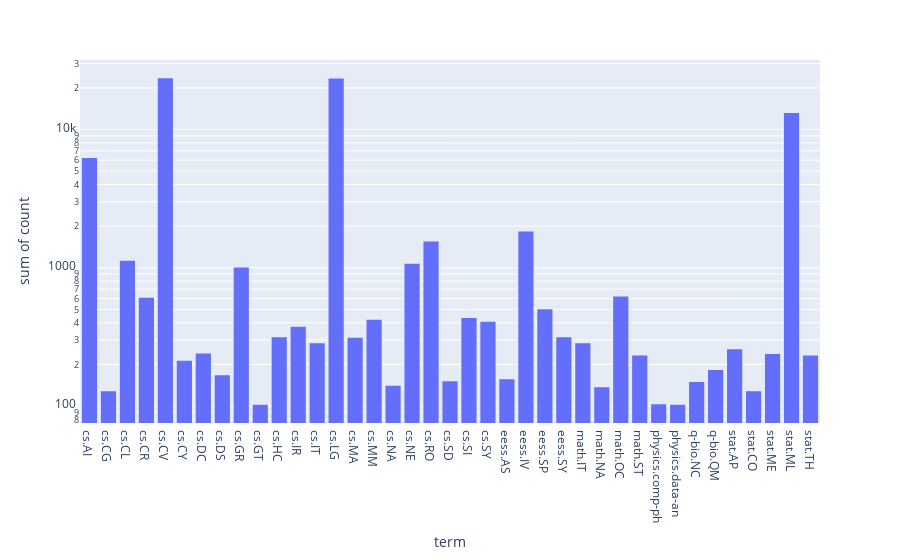

Notebook source saved alongside this figure:
### Code cell
fig = px.histogram(term_counts[term_counts['count'] > 100], x="term", y="count", log_y=True)
fig.show()

# Only 38 terms with more than a 100 occurrences

### Figure 1 — Plotly figure (JSON) as saved in the notebook; plotly's stock layout.template omitted (floating-point values rounded to 4 significant figures)
{"data": [{"alignmentgroup": "True", "bingroup": "x", "histfunc": "sum", "hovertemplate": "term=%{x}<br>sum of count=%{y}<extra></extra>", "legendgroup": "", "marker": {"color": "#636efa", "pattern": {"shape": ""}}, "name": "", "offsetgroup": "", "orientation": "v", "showlegend": false, "type": "histogram", "x": ["cs.AI", "cs.CG", "cs.CL", "cs.CR", "cs.CV", "cs.CY", "cs.DC", "cs.DS", "cs.GR", "cs.GT", "cs.HC", "cs.IR", "cs.IT", "cs.LG", "cs.MA", "cs.MM", "cs.NA", "cs.NE", "cs.RO", "cs.SD", "cs.SI", "cs.SY", "eess.AS", "eess.IV", "eess.SP", "eess.SY", "math.IT", "math.NA", "math.OC", "math.ST", "physics.comp-ph", "physics.data-an", "q-bio.NC", "q-bio.QM", "stat.AP", "stat.CO", "stat.ME", "stat.ML", "stat.TH"], "xaxis": "x", "y": [6219, 128, 1123, 607, 23532, 213, 240, 167, 1005, 102, 315, 374, 285, 23397, 312, 420, 140, 1069, 1551, 151, 434, 407, 156, 1828, 502, 315, 285, 137, 619, 232, 103, 102, 149, 182, 257, 128, 238, 13170, 232], "yaxis": "y"}], "layout": {"barmode": "relative", "legend": {"tracegroupgap": 0}, "margin": {"t": 60}, "xaxis": {"anchor": "y", "domain": [0, 1], "title": {"text": "term"}}, "yaxis": {"anchor": "x", "domain": [0, 1], "title": {"text": "sum of count"}, "type": "log"}}}
